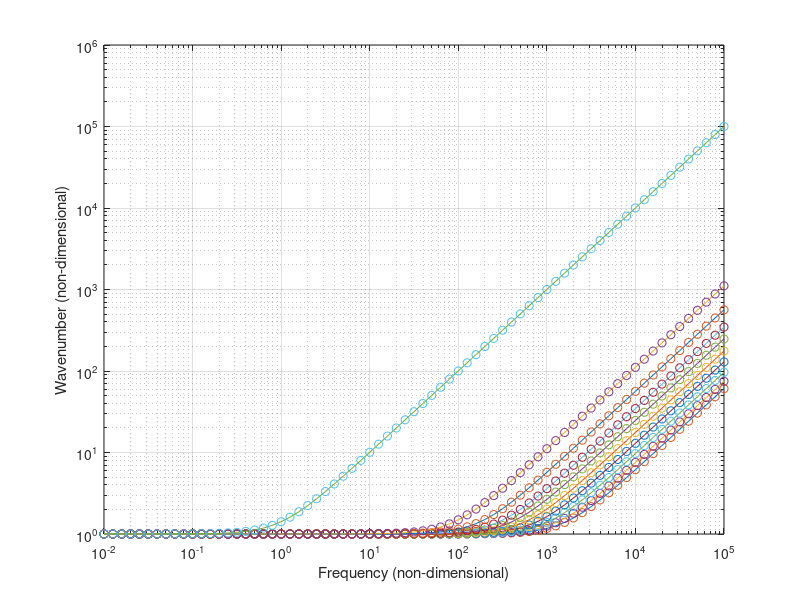
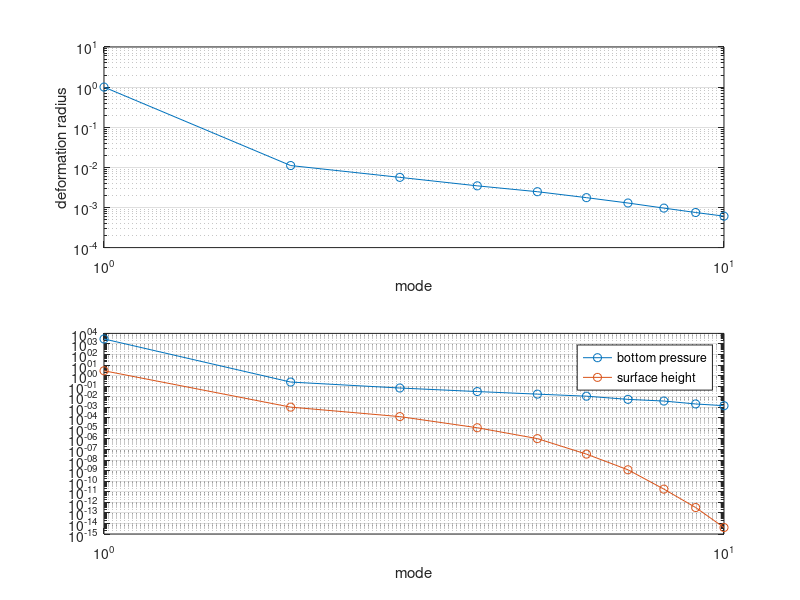
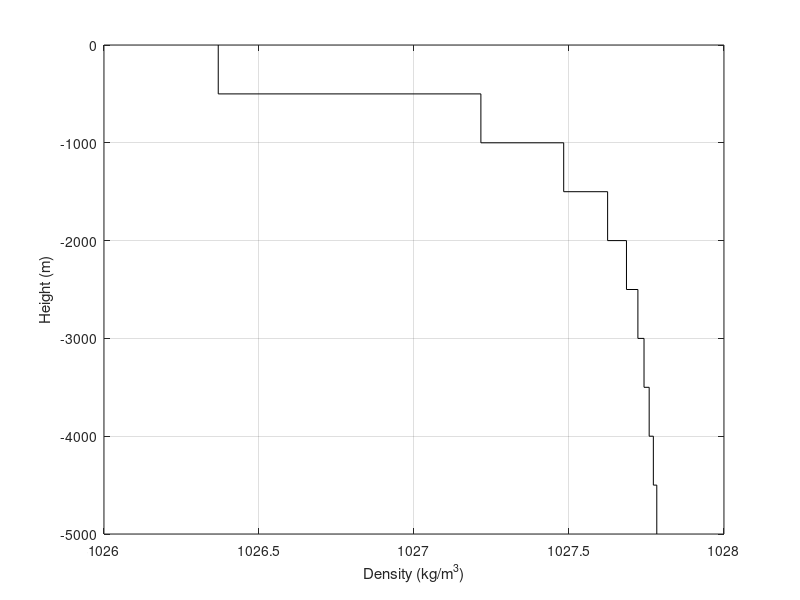

The MATLAB script that drew these images, in order:
% RSW theory for N layer f-plane modes
% No symbolic variables in this version
% twnh Feb '18

% Housekeeping
close all
clear
more off

%% Define problem
N           = 10 ;
gravity     = 9.81 ;
rho0        = 1025 ;
latitude    = 15.0 ;
Omega       = 7.292e-5 ;
fprintf(1,' RSW theory for N=%d layer f-plane modes.\n twnh Feb ''18\n\n',N) ;
fprintf(1,' This version is purely numerical (no symbolic calculations, unlike earlier versions), which is much faster.\n\n') ;


%% Define stratification.
if(1)
    % Eq. Pac.
    rho_profile = 1e3.*[
        0.0223583           0
        0.0223947  -0.0100000
        0.0224207  -0.0200000
        0.0224462  -0.0300000
        0.0225148  -0.0500000
        0.0226095  -0.0750000
        0.0228001  -0.1000000
        0.0232596  -0.1250000
        0.0240957  -0.1500000
        0.0257601  -0.2000000
        0.0263685  -0.2500000
        0.0265599  -0.3000000
        0.0267711  -0.4000000
        0.0269425  -0.5000000
        0.0270778  -0.6000000
        0.0271781  -0.7000000
        0.0272535  -0.8000000
        0.0273197  -0.9000000
        0.0273782  -1.0000000
        0.0274229  -1.1000000
        0.0274652  -1.2000000
        0.0275006  -1.3000000
        0.0275369  -1.4000000
        0.0275670  -1.5000000
        0.0276246  -1.7500000
        0.0276595  -2.0000000
        0.0277113  -2.5000000
        0.0277332  -3.0000000
        0.0277509  -3.5000000
        0.0277665  -4.0000000
        0.0277777  -4.5000000
        0.0277888  -5.0000000 ] ;
    rho_profile = [rho_profile(:,2),rho_profile(:,1)] ;
    total_H = 5000.0 ;
elseif(0)
    % Doctored tropical Atlantic data.
    rho_profile = [
        25.568  0.0   ;
        25.568  3.000 ;
        26.430 125.000 ;
        26.926 350.000 ;
        27.296 750.000 ;
        27.605 1200.000 ;
        27.713 1400.000 ;
        27.763 1600.000 ;
        27.798 1800.000 ;
        27.844 2400.000 ;
        27.862 3000.000 ;
        27.877 3201.000 ;
        27.878 3601.000 ;
        27.888 3901.000 ;
        27.890 4100.000 ;
        27.894 4400.000 ;
        27.896 4800.000 ;
        27.897 5000.0
        ] ;
    rho_profile = [-rho_profile(:,2),rho_profile(:,1)] ;
    total_H = 5000.0 ;
    
elseif(0)
    % Uniform stratification. Matches Emery & Thompson example, p344. Useful for testing code.
    rho_profile = [
        24.000  0.0   ;
        25.045  2500 ;
        ] ;
    total_H = 2500.0 ;
    rho_profile = [-rho_profile(:,2),rho_profile(:,1)] ;
end % if

% Set grid spacing and interpolate density profile to this grid.
delta =  total_H/N ;   % m
grid2 = -[delta/2:delta:total_H-delta/2]' ;
layer_densities = 1000+interp1(rho_profile(:,1),rho_profile(:,2),grid2) ;

%% Compute variables
fcoriolis   = 2*Omega*sind(latitude) ;
layer_thicknesses = (total_H/N).*ones(N,1) ;
reduced_gravities = gravity.*([layer_densities;0]-[0;layer_densities])./rho0 ;
reduced_gravities = reduced_gravities(1:N) ;
defrad            = sqrt(gravity*sum(layer_thicknesses))/fcoriolis ;  % Barotropic deformation radius.
kdefrad           = 1/defrad ;
% NB The first reduced gravity is the actual gravity!
%    This convention is not the same as usual in texts
%    (because I can't define "gp0" as the actual gravity).

%% Plot density profile
figure(3)
for ll = 1:N
    if ll > 1
        this_start_z = sum(layer_thicknesses(1:ll-1)) ;
    else
        this_start_z = 0 ;
    end
    this_end_z   = this_start_z + layer_thicknesses(ll) ;
    plot([layer_densities(ll) layer_densities(ll)],-[this_start_z this_end_z],'k-') ;
    hold on
    if ll < N
        plot([layer_densities(ll) layer_densities(ll+1)],-[this_end_z this_end_z],'k-') ;
    end % if
end % ll
grid on
xlabel('Density (kg/m^3)') ;
ylabel('Height (m)') ;

%% Build A matrix
fprintf(1,' Building matrix...') ;
tic
A = zeros(3*N) ;

for nn = 1:3:3*N          % Loop over rows: nn is the x-mom eqn for each layer in turn
    layer        = floor((nn-1)/3)+1 ;
    thisH        = layer_thicknesses(layer) ;
    A(nn,nn+1)   = -fcoriolis ;            % Coriolis u-mom
    A(nn+1,nn)   =  fcoriolis ;            % Coriolis v-mom
    A(nn+2,nn)   = 1i*thisH ;              % Continuity: multiply by k in loop below
    A(nn+2,nn+1) = 1i*thisH ;              % Continuity: multiply by l in loop below
end % nn

% Add pressure gradient terms. This is the slow part for large N
for ll = 1:N                       % Loop over layer
    thisrow = ((ll-1)*3)+1 ;
    for mm = 0:ll-1                % First  sum in pressure gradient
        for kk = mm+1:N            % Second sum in pressure gradient
            thisg   = reduced_gravities(mm+1) ;
            thiscol = ((kk-1)*3)+3 ;
            A(thisrow  ,thiscol) = A(thisrow  ,thiscol) + 1i*thisg ; % multiply by k in loop below
            A(thisrow+1,thiscol) = A(thisrow+1,thiscol) + 1i*thisg ; % multiply by l in loop below
        end % kk
    end % mm
end % ll
A = -A.*1i ;          % Accounts for -i*omega on diagonal, which has been replaced with eigenvalue analysis here rather than vanishing of the determinant (because it's quicker).
fprintf(1,'done in [%g]s\n',toc) ;

%% Find the modes
fprintf(1,' Finding the modes...') ;
tic
kks = 10.^[-2:0.1:5]' ;
omega_nondim = zeros(length(kks),N) ;
this_l       = 0 ;
for kk = 1:length(kks)
    this_k             = kks(kk)*kdefrad ;
    this_A             = A ;
    
    % Insert k and l into matrix for this value of k.
    for nn = 1:3:3*N          % Loop over rows: nn is the x-mom eqn for each layer in turn
        this_A(nn+2,nn)      = this_A(nn+2,nn)  *this_k ;          % Continuity
        this_A(nn+2,nn+1)    = this_A(nn+2,nn+1)*this_l;           % Continuity
        this_A(nn  ,3:3:3*N) = this_A(nn  ,3:3:3*N)*this_k ;    % Pressure gradient
        this_A(nn+1,3:3:3*N) = this_A(nn+1,3:3:3*N)*this_l ;    % Pressure gradient
    end % nn
    
    [modes,omegas]     = eig(this_A) ;
    [omegas,inds]      = sortrows(real(diag(omegas))) ;
    omega_nondim(kk,:) = omegas(end-N+1:end)./fcoriolis ;
end %kk

% Compute bottom pressure and surface elevation modes.
h_modes   = modes(3:3:3*N,inds(1:N)) ;
p_mode    = zeros(N,1) ;
surf_mode = zeros(N,1) ;
for nn = 1:N
    p_mode(nn)     = abs(sum(h_modes(:,nn).*layer_densities)) ;   % Hydrostatic pressure anomaly at the bottom
    surf_mode(nn)  = abs(sum(h_modes(:,nn))) ;                    % Surface deflection.
end % nn
p_mode    = flipud(p_mode) ;
surf_mode = flipud(surf_mode) ;

% Infer deformation radii
def_rads = sqrt(mean((omega_nondim.^2 - 1)./kks.^2))' ;
fprintf(1,'done in [%g]s\n',toc) ;
fprintf(1,' Non-dimensional deformation radii = [%g-%g].\n\n',min(def_rads),max(def_rads)) ;
fprintf(1,' Dimensional deformation radii:\n') ;
for nn = 1:min(16,N)
    fprintf(1,' %d : %g km.\n',nn,def_rads(end+1-nn)*defrad/1000) ;
end %nn


figure(1)
for ff = 1:N
   loglog(kks,omega_nondim(:,ff),'-') ;
   hold on
   fitted_omega = sqrt(1 + def_rads(ff)^2.*(kks.^2)) ;
   loglog(kks,fitted_omega,'o') ;
end % ff
xlabel('Frequency (non-dimensional)') ;
ylabel('Wavenumber (non-dimensional)') ;
grid on

figure(2)
subplot(2,1,1)
semilogy(flipud(def_rads),'o-')
ylabel('deformation radius')
xlabel('mode') ;
grid on
set(gca,'XScale','log')

subplot(2,1,2)
semilogy(flipud(p_mode),'o-')
xlabel('mode') ;
hold on
semilogy(flipud(surf_mode),'o-')
grid on
legend('bottom pressure','surface height') ;
set(gca,'XScale','log')